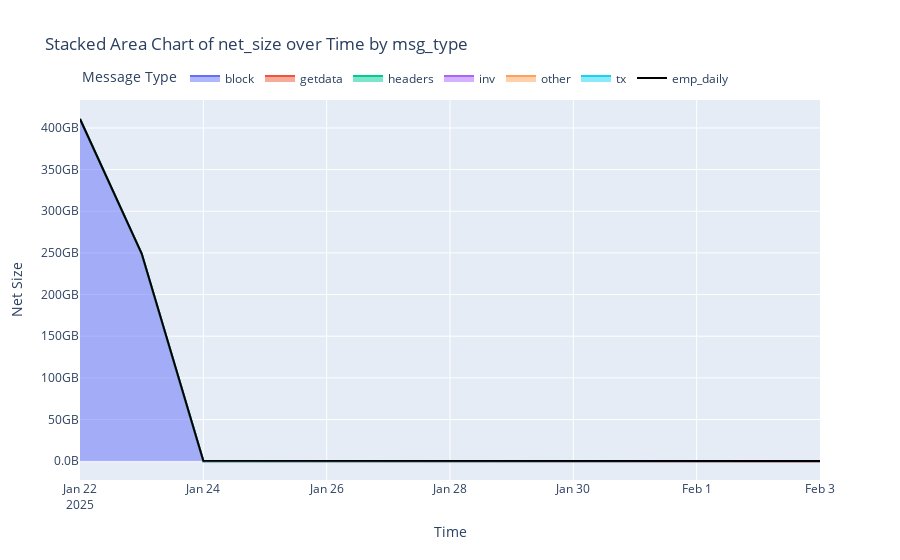

Notebook code cell kept with this figure:
### Markdown cell above
## Plot daily in (absolute)

### Code cell
import plotly.express as px
import plotly.graph_objects as go

fig = px.area(
    dfs["est_daily"],
    x="timestamp",
    y="in",
    color="msg_type",
    title="Stacked Area Chart of net_size over Time by msg_type",
    labels={"net_size": "Net Size", "hour_groups": "Time", "msg_type": "Message Type"},
)

fig.add_trace(
    go.Scatter(
        x=dfs["emp_daily"].index,
        y=dfs["emp_daily"]["in"],
        mode="lines",
        name="emp_daily",
        line=dict(color="black", width=2),
    )
)

fig.update_layout(
    xaxis_title="Time",
    yaxis_title="Net Size",
    legend_title="Message Type",
    legend=dict(
        orientation="h",
        yanchor="bottom",
        y=1.02,
    ),
)
fig.update_yaxes(tickformat=".2s", ticksuffix="B")
fig.show()

### Figure 1 — Plotly figure (JSON) as saved in the notebook; plotly's stock layout.template omitted (floating-point values rounded to 4 significant figures)
{"data": [{"fillpattern": {"shape": ""}, "hovertemplate": "Message Type=block<br>timestamp=%{x}<br>in=%{y}<extra></extra>", "legendgroup": "block", "line": {"color": "#636efa"}, "marker": {"symbol": "circle"}, "mode": "lines", "name": "block", "orientation": "v", "showlegend": true, "stackgroup": "1", "type": "scatter", "x": ["2025-01-22 00:00:00+00:00", "2025-01-23 00:00:00+00:00", "2025-01-28 00:00:00+00:00", "2025-02-01 00:00:00+00:00", "2025-02-02 00:00:00+00:00"], "xaxis": "x", "y": [410614555657, 248869754045, 0, 3987025, 3618616], "yaxis": "y"}, {"fillpattern": {"shape": ""}, "hovertemplate": "Message Type=getdata<br>timestamp=%{x}<br>in=%{y}<extra></extra>", "legendgroup": "getdata", "line": {"color": "#EF553B"}, "marker": {"symbol": "circle"}, "mode": "lines", "name": "getdata", "orientation": "v", "showlegend": true, "stackgroup": "1", "type": "scatter", "x": ["2025-01-22 00:00:00+00:00", "2025-01-23 00:00:00+00:00", "2025-01-24 00:00:00+00:00", "2025-01-25 00:00:00+00:00", "2025-01-26 00:00:00+00:00", "2025-01-27 00:00:00+00:00", "2025-01-28 00:00:00+00:00", "2025-01-29 00:00:00+00:00", "2025-01-30 00:00:00+00:00", "2025-01-31 00:00:00+00:00", "2025-02-01 00:00:00+00:00", "2025-02-02 00:00:00+00:00", "2025-02-03 00:00:00+00:00"], "xaxis": "x", "y": [0, 3563575, 12173395, 13006973, 6209337, 5954675, 5534222, 5424642, 4539103, 4579404, 6600876, 8231317, 3275295], "yaxis": "y"}, {"fillpattern": {"shape": ""}, "hovertemplate": "Message Type=headers<br>timestamp=%{x}<br>in=%{y}<extra></extra>", "legendgroup": "headers", "line": {"color": "#00cc96"}, "marker": {"symbol": "circle"}, "mode": "lines", "name": "headers", "orientation": "v", "showlegend": true, "stackgroup": "1", "type": "scatter", "x": ["2025-01-22 00:00:00+00:00", "2025-01-23 00:00:00+00:00", "2025-01-24 00:00:00+00:00", "2025-01-25 00:00:00+00:00", "2025-01-26 00:00:00+00:00", "2025-01-27 00:00:00+00:00", "2025-01-28 00:00:00+00:00", "2025-01-29 00:00:00+00:00", "2025-01-30 00:00:00+00:00", "2025-01-31 00:00:00+00:00", "2025-02-01 00:00:00+00:00", "2025-02-02 00:00:00+00:00", "2025-02-03 00:00:00+00:00"], "xaxis": "x", "y": [113317849, 8872030, 3646959, 8828015, 2253127, 87998, 2930491, 2304992, 2311223, 84958, 2024262, 2374956, 50830], "yaxis": "y"}, {"fillpattern": {"shape": ""}, "hovertemplate": "Message Type=inv<br>timestamp=%{x}<br>in=%{y}<extra></extra>", "legendgroup": "inv", "line": {"color": "#ab63fa"}, "marker": {"symbol": "circle"}, "mode": "lines", "name": "inv", "orientation": "v", "showlegend": true, "stackgroup": "1", "type": "scatter", "x": ["2025-01-22 00:00:00+00:00", "2025-01-23 00:00:00+00:00", "2025-01-24 00:00:00+00:00", "2025-01-25 00:00:00+00:00", "2025-01-26 00:00:00+00:00", "2025-01-27 00:00:00+00:00", "2025-01-28 00:00:00+00:00", "2025-01-29 00:00:00+00:00", "2025-01-30 00:00:00+00:00", "2025-01-31 00:00:00+00:00", "2025-02-01 00:00:00+00:00", "2025-02-02 00:00:00+00:00", "2025-02-03 00:00:00+00:00"], "xaxis": "x", "y": [4780, 34830534, 50428733, 43842829, 38761765, 45122584, 47811276, 45728274, 45321783, 44676675, 45864237, 50134744, 24091307], "yaxis": "y"}, {"fillpattern": {"shape": ""}, "hovertemplate": "Message Type=other<br>timestamp=%{x}<br>in=%{y}<extra></extra>", "legendgroup": "other", "line": {"color": "#FFA15A"}, "marker": {"symbol": "circle"}, "mode": "lines", "name": "other", "orientation": "v", "showlegend": true, "stackgroup": "1", "type": "scatter", "x": ["2025-01-22 00:00:00+00:00", "2025-01-23 00:00:00+00:00", "2025-01-24 00:00:00+00:00", "2025-01-25 00:00:00+00:00", "2025-01-26 00:00:00+00:00", "2025-01-27 00:00:00+00:00", "2025-01-28 00:00:00+00:00", "2025-01-29 00:00:00+00:00", "2025-01-30 00:00:00+00:00", "2025-01-31 00:00:00+00:00", "2025-02-01 00:00:00+00:00", "2025-02-02 00:00:00+00:00", "2025-02-03 00:00:00+00:00"], "xaxis": "x", "y": [1277481, 17412508, 25565814, 31070811, 53472095, 48431804, 29162265, 28638249, 24619416, 18709323, 22283704, 34526812, 11280145], "yaxis": "y"}, {"fillpattern": {"shape": ""}, "hovertemplate": "Message Type=tx<br>timestamp=%{x}<br>in=%{y}<extra></extra>", "legendgroup": "tx", "line": {"color": "#19d3f3"}, "marker": {"symbol": "circle"}, "mode": "lines", "name": "tx", "orientation": "v", "showlegend": true, "stackgroup": "1", "type": "scatter", "x": ["2025-01-23 00:00:00+00:00", "2025-01-24 00:00:00+00:00", "2025-01-25 00:00:00+00:00", "2025-01-26 00:00:00+00:00", "2025-01-27 00:00:00+00:00", "2025-01-28 00:00:00+00:00", "2025-01-29 00:00:00+00:00", "2025-01-30 00:00:00+00:00", "2025-01-31 00:00:00+00:00", "2025-02-01 00:00:00+00:00", "2025-02-02 00:00:00+00:00", "2025-02-03 00:00:00+00:00"], "xaxis": "x", "y": [217001742, 312472513, 223387930, 289492636, 302660326, 357600786, 307048887, 268455754, 312892877, 327575366, 357831578, 145690262], "yaxis": "y"}, {"line": {"color": "black", "width": 2}, "mode": "lines", "name": "emp_daily", "type": "scatter", "x": ["2025-01-22 00:00:00+00:00", "2025-01-23 00:00:00+00:00", "2025-01-24 00:00:00+00:00", "2025-01-25 00:00:00+00:00", "2025-01-26 00:00:00+00:00", "2025-01-27 00:00:00+00:00", "2025-01-28 00:00:00+00:00", "2025-01-29 00:00:00+00:00", "2025-01-30 00:00:00+00:00", "2025-01-31 00:00:00+00:00", "2025-02-01 00:00:00+00:00", "2025-02-02 00:00:00+00:00", "2025-02-03 00:00:00+00:00"], "y": [410699276288, 249253426316, 428332327, 348672318, 409759999, 423069813, 461584199, 409576936, 366251490, 402177433, 429701694, 478063843, 196266581]}], "layout": {"legend": {"orientation": "h", "title": {"text": "Message Type"}, "tracegroupgap": 0, "y": 1.02, "yanchor": "bottom"}, "title": {"text": "Stacked Area Chart of net_size over Time by msg_type"}, "xaxis": {"anchor": "y", "domain": [0, 1], "title": {"text": "Time"}}, "yaxis": {"anchor": "x", "domain": [0, 1], "tickformat": ".2s", "ticksuffix": "B", "title": {"text": "Net Size"}}}}
